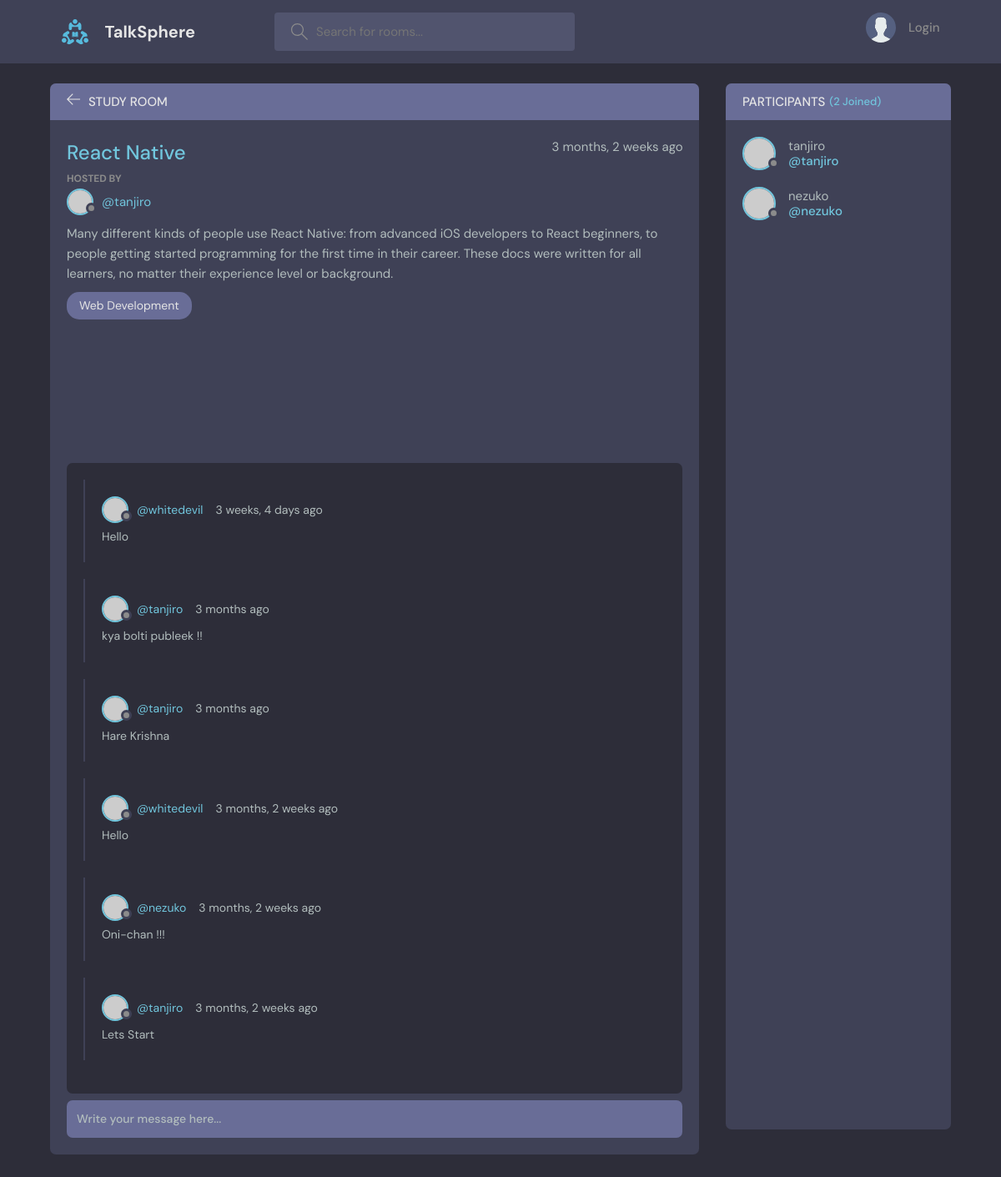
/room/5/, run on the app's committed database.
### base/models.py (models this page shows, shortened)
class Room(models.Model):
    host = models.ForeignKey(User, on_delete=models.SET_NULL, null=True)
    topic = models.ForeignKey(Topic, on_delete=models.SET_NULL, null=True)
    name = models.CharField(max_length=200)
    description = models.TextField(null=True, blank=True)
    participants = models.ManyToManyField(User,related_name='participants', blank=True)
    updated = models.DateTimeField(auto_now=True)
    created = models.DateTimeField(auto_now_add=True)
    class Meta:
        ordering = ['-updated', '-created']

class Topic(models.Model):
    name = models.CharField(max_length=200)
    def __str__(self):
        return self.name

class Message(models.Model):
    user = models.ForeignKey(User, on_delete=models.CASCADE, default=1)
    room = models.ForeignKey(Room, on_delete=models.CASCADE)
    body = models.TextField()
    updated = models.DateTimeField(auto_now=True)
    created = models.DateTimeField(auto_now_add=True)
    class Meta:
        ordering = ['-updated', '-created']

### base/views.py (the view, shortened to what this page needs)
# urls.py: path("room/<str:pk>/",views.room, name="room"),
def room(request,pk):
    room = Room.objects.get(id=pk)
    room_messages = room.message_set.all()
    participants = room.participants.all()
    context={'room':room, 'room_messages':room_messages, 'participants':participants }
    return render(request, 'base/room.html',context)

### base/templates/base/room.html (shortened to what this page needs)
{% extends 'main.html' %}
{% block content %}
    <main class="profile-page layout layout--2">
      <div class="container">
        <div class="room">
          <div class="room__top">
            <div class="room__topLeft">
              <a href="{% url 'home' %}">
                <svg version="1.1" xmlns="http://www.w3.org/2000/svg" width="32" height="32" viewBox="0 0 32 32">
                  <title>arrow-left</title>
                  <path
                    d="M13.723 2.286l-13.723 13.714 13.719 13.714 1.616-1.611-10.96-10.96h27.625v-2.286h-27.625l10.965-10.965-1.616-1.607z"
                  ></path>
                </svg>
              </a>
              <h3>Study Room</h3>
            </div>
          </div>
          <div class="room__box scroll">
            <div class="room__header scroll">
              <div class="room__info">
                <h3>{{ room.name }}</h3>
                <span>{{room.created|timesince}} ago</span>
              </div>
              <div class="room__hosted">
                <p>Hosted By</p>
                <a href="{% url 'user-profile' room.host.id %}" class="room__author">
                  <div class="avatar avatar--small">
                    <img src="https://randomuser.me/api/portraits/men/37.jpg" />
                  </div>
                  <span>@{{room.host.username}}</span>
                </a>
              </div>
              <div class="room__details">
                {{room.description}}
              </div>
              <span class="room__topics">{{room.topic}}</span>
            </div>
            <div class="room__conversation">
              <div class="threads scroll">
                {% for message in room_messages %}
                <div class="thread">
                  <div class="thread__top">
                    <div class="thread__author">
                      <a href="{% url 'user-profile' message.user.id %}" class="thread__authorInfo">
                        <div class="avatar avatar--small">
                          <img src="https://randomuser.me/api/portraits/men/37.jpg" />
                        </div>
                        <span>@{{message.user.username}}</span>
                      </a>
                      <span class="thread__date">{{message.created|timesince}} ago</span>
                    </div>
                  </div>
                  <div class="thread__details">
                    {{message.body}}
                  </div>
                </div>
                {% endfor %}
              </div>
            </div>
          </div>
          <div class="room__message">
            <form action="" method="POST">
              <input name="body" placeholder="Write your message here..." /></form>
          </div>
        </div>
        <div class="participants">
          <h3 class="participants__top">Participants <span>({{participants.count}} Joined)</span></h3>
          <div class="participants__list scroll">
            {% for user in participants %}
            <a href="{% url 'user-profile' user.id %}" class="participant">
              <div class="avatar avatar--medium">
                <img src="https://randomuser.me/api/portraits/men/37.jpg" />
              </div>
              <p>
                {{user.username}}
                <span>@{{user.username}}</span>
              </p>
            </a>
            {% endfor %}
          </div>
        </div>
      </div>
    </main>
{% endblock content %}

### data on the page
Room: name "React Native", created "3 months, 2 weeks", host.username "tanjiro", description "Many different kinds of people use React Native: from advanced iOS developers to React beginners, to people getting started programming for the first time in their career. These docs were written for all learners, no matter their experience level or background.", topic "Web Development"
Message: user.username "whitedevil", created "3 weeks, 4 days", body "Hello"
Message: user.username "tanjiro", created "3 months", body "kya bolti publeek !!"
Message: user.username "tanjiro", created "3 months", body "Hare Krishna"
Message: user.username "whitedevil", created "3 months, 2 weeks", body "Hello"
Message: user.username "nezuko", created "3 months, 2 weeks", body "Oni-chan !!!"
Message: user.username "tanjiro", created "3 months, 2 weeks", body "Lets Start"

### other printed values
{{ participants.count }} "2"
{{ user.username }} "tanjiro"
{{ user.username }} "nezuko"
